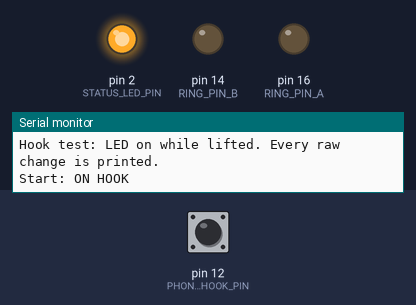
Simulated run of this sketch. Board: Arduino Uno, built with avr-gcc and run on an emulated ATmega328P. Shown: output pins drawn as LEDs (lit = HIGH), the last lines printed to the serial monitor. Inputs (shaded band) come from the test bench; at power-on: pin 12 (PHONE_HOOK_PIN) HIGH.

Above: at 1.2 s.
1.3 s: pin 12 (PHONE_HOOK_PIN) pulled LOW for 0.15 s
At 1.37 s:
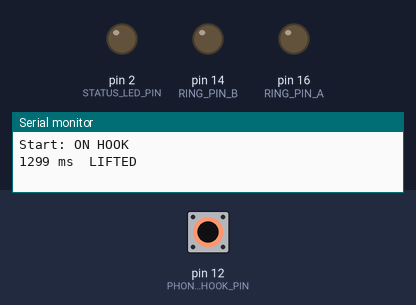
2.9 s: pin 12 (PHONE_HOOK_PIN) pulled LOW for 3.2 s
At 7.3 s:
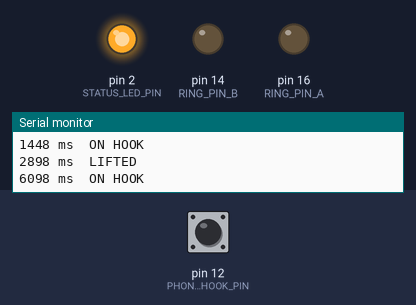
Timing chart, 0 to 8.8 s (numbered marks = the images above; inputs shaded):
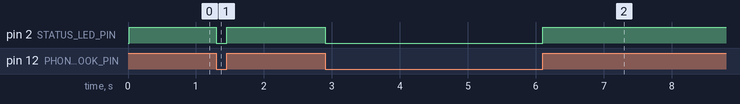

The sketch:

hook_test.ino
```cpp
#include "Arduino.h"

# define RING_PIN_A 16            // pin D0 - DRV8871 IN2
# define RING_PIN_B 14            // pin D5 - DRV8871 IN1
# define PHONE_HOOK_PIN 12        // pin D6 - low when phone is lifted
# define STATUS_LED_PIN 2         // pin D4 - built-in LED, on when low

bool last_raw;

void setup() {
  pinMode(RING_PIN_A, OUTPUT);
  pinMode(RING_PIN_B, OUTPUT);
  digitalWrite(RING_PIN_A, LOW);
  digitalWrite(RING_PIN_B, LOW);
  pinMode(STATUS_LED_PIN, OUTPUT);
  pinMode(PHONE_HOOK_PIN, INPUT_PULLUP);

  Serial.begin(9600);
  Serial.println("");
  Serial.println("Hook test: LED on while lifted. Every raw change is printed.");
  last_raw = digitalRead(PHONE_HOOK_PIN);
  Serial.println(last_raw == LOW ? "Start: LIFTED" : "Start: ON HOOK");
}

void loop() {
  bool raw = digitalRead(PHONE_HOOK_PIN);
  digitalWrite(STATUS_LED_PIN, raw);
  if (raw != last_raw) {
    last_raw = raw;
    Serial.print(millis());
    Serial.println(raw == LOW ? " ms  LIFTED" : " ms  ON HOOK");
  }
}
```

Measured:
- after the input at 1.3 s, pin 2 (STATUS_LED_PIN): HIGH → LOW at once, → HIGH 0.15 s later
- after the input at 2.9 s, pin 2 (STATUS_LED_PIN): HIGH → LOW at once, → HIGH 3.2 s later
